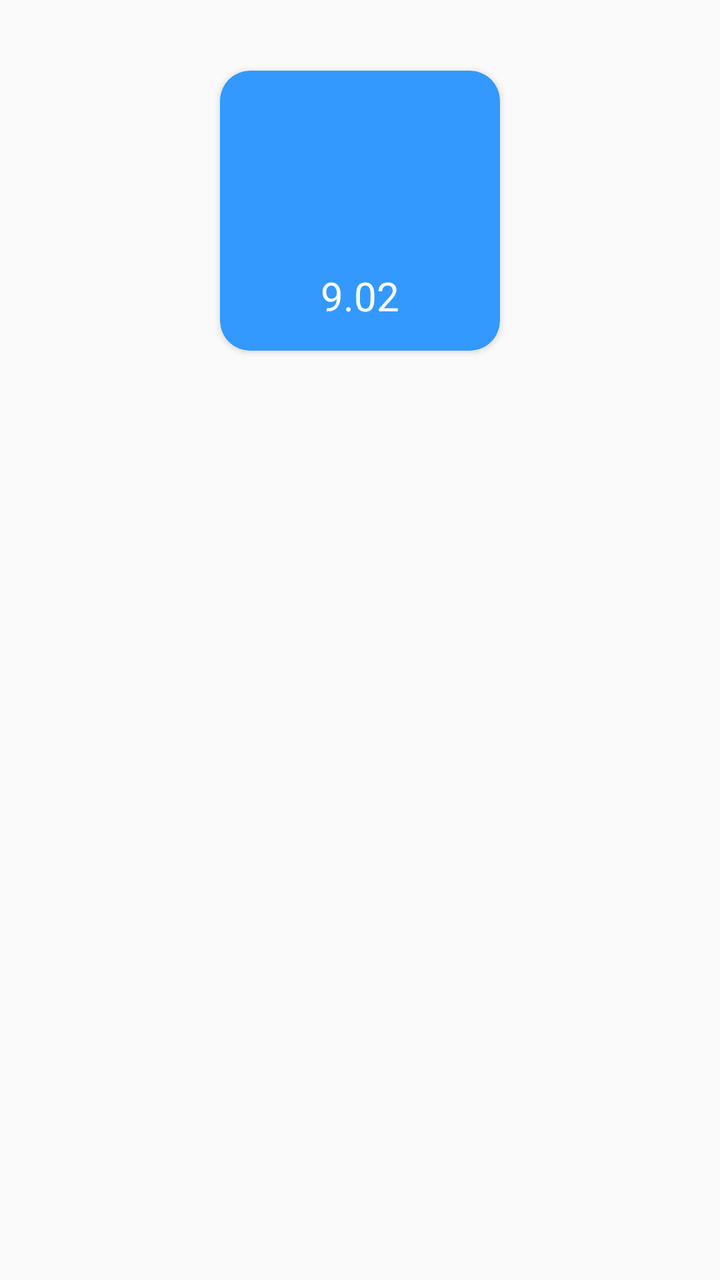
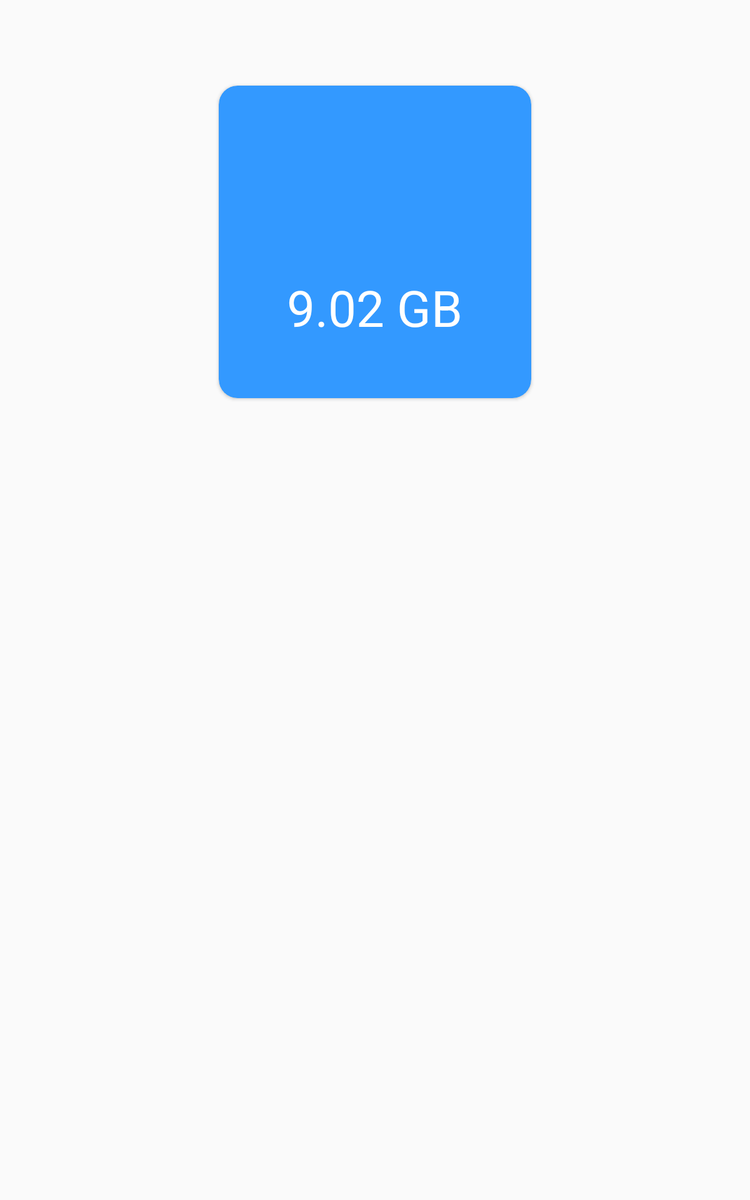

The same Android screen from two of the app's own layout files: first res/layout/ as a phone draws it, then the repository's variant for another configuration, drawn on a device whose configuration selects that folder. Both files follow.
<!-- AndroidManifest.xml: application theme AppTheme -->
<!-- res/layout/gridview_layout.xml -->
<?xml version="1.0" encoding="utf-8"?>
<LinearLayout xmlns:android="http://schemas.android.com/apk/res/android"
    xmlns:app="http://schemas.android.com/apk/res-auto"
    android:id="@+id/android_custom_gridview_layout"
    android:layout_width="match_parent"
    android:layout_height="match_parent"
    android:gravity="center_horizontal"
    android:orientation="vertical">

    <TextView
        android:id="@+id/android_gridview_text"
        android:layout_width="wrap_content"
        android:layout_height="wrap_content"
        android:layout_marginTop="5dp"
        android:textSize="@dimen/image_size15"
        android:textColor="@color/white"/>

    <android.support.v7.widget.CardView
        android:layout_width="140dp"
        android:layout_height="140dp"
        android:layout_margin="10dp"
        app:cardCornerRadius="15dp"
        app:cardBackgroundColor="@color/cardblue">

        <LinearLayout
            android:layout_width="wrap_content"
            android:layout_height="wrap_content"
            android:orientation="vertical"
            android:layout_gravity="center"
            android:gravity="center"
            >

            <ImageView
                android:id="@+id/android_gridview_image"
                android:layout_width="50dp"
                android:layout_height="50dp"
                android:layout_marginTop="15dp" />
            <LinearLayout
                android:layout_width="wrap_content"
                android:layout_height="wrap_content"
                android:orientation="horizontal">
            <TextView
                android:id="@+id/android_gridview_data"
                android:layout_width="wrap_content"
                android:layout_height="wrap_content"
                android:text="9.02"
                android:layout_marginTop="10dp"
                android:layout_gravity="center"
                android:textColor="@color/white"
                android:textSize="20dp"/>

            </LinearLayout>
        </LinearLayout>

    </android.support.v7.widget.CardView>



</LinearLayout>
<!-- resources referenced by this layout -->
<resources>
  <color name="cardblue">#3399ff</color>
  <color name="white">#ffffff</color>
  <dimen name="image_size15">15dp</dimen>
  <style name="AppTheme" parent="Theme.AppCompat.Light.NoActionBar">
          
          <item name="colorPrimary">@color/colorPrimary</item>
          <item name="colorPrimaryDark">@color/colorPrimaryDark</item>
          <item name="colorAccent">@color/colorAccent</item>
          <item name="colorControlNormal">@color/white</item>
          <item name="colorControlActivated">@color/white</item>
          <item name="colorControlHighlight">@color/white</item>
      </style>
  <color name="colorPrimary">#3F51B5</color>
  <color name="colorPrimaryDark">#303f9f</color>
  <color name="colorAccent">#FF4081</color>
</resources>
<!-- res/layout-large/gridview_layout.xml (the repository's variant of the layout above) -->
<!-- drawn on a 7-inch tablet held upright -->
<?xml version="1.0" encoding="utf-8"?>
<LinearLayout xmlns:android="http://schemas.android.com/apk/res/android"
    xmlns:app="http://schemas.android.com/apk/res-auto"
    android:id="@+id/android_custom_gridview_layout"
    android:layout_width="match_parent"
    android:layout_height="match_parent"
    android:gravity="center_horizontal"
    android:orientation="vertical"
   >

    <TextView
        android:id="@+id/android_gridview_text"
        android:layout_width="wrap_content"
        android:layout_height="wrap_content"
        android:layout_marginTop="5dp"
        android:textSize="@dimen/image_size20"
        android:textColor="@color/white"/>
    <android.support.v7.widget.CardView
        android:layout_width="@dimen/image_size200"
        android:layout_height="@dimen/image_size200"
        android:layout_margin="10dp"
        app:cardCornerRadius="15dp"
        app:cardBackgroundColor="@color/cardblue">

        <LinearLayout
            android:layout_width="wrap_content"
            android:layout_height="wrap_content"
            android:orientation="vertical"
            android:layout_gravity="center"
            android:gravity="center"
            >

            <ImageView
                android:id="@+id/android_gridview_image"
                android:layout_width="@dimen/image_size70"
                android:layout_height="@dimen/image_size70"
                android:layout_marginTop="15dp" />
            
                
                
                
                
                
                
            <TextView
                android:id="@+id/android_gridview_data"
                android:layout_width="wrap_content"
                android:layout_height="wrap_content"
                android:text="9.02 GB"
                android:layout_marginTop="10dp"
                android:layout_gravity="center"
                android:textColor="@color/white"
                android:textSize="@dimen/image_size20"/>
        </LinearLayout>

    </android.support.v7.widget.CardView>



</LinearLayout>
<!-- resources referenced by the variant -->
<!-- as a 7-inch tablet held upright resolves them -->
<resources>
  <color name="cardblue">#3399ff</color>
  <color name="white">#ffffff</color>
  <!-- from res/values-large/ -->
  <dimen name="image_size20">40dp</dimen>
  <!-- from res/values-large/ -->
  <dimen name="image_size200">250dp</dimen>
  <!-- from res/values-large/ -->
  <dimen name="image_size70">80dp</dimen>
  <style name="AppTheme" parent="Theme.AppCompat.Light.NoActionBar">
          
          <item name="colorPrimary">@color/colorPrimary</item>
          <item name="colorPrimaryDark">@color/colorPrimaryDark</item>
          <item name="colorAccent">@color/colorAccent</item>
          <item name="colorControlNormal">@color/white</item>
          <item name="colorControlActivated">@color/white</item>
          <item name="colorControlHighlight">@color/white</item>
      </style>
  <color name="colorPrimary">#3F51B5</color>
  <color name="colorPrimaryDark">#303f9f</color>
  <color name="colorAccent">#FF4081</color>
</resources>
